Frame 1 (no input): blank canvas, image omitted
Frame 60 (no input): blank canvas, image omitted
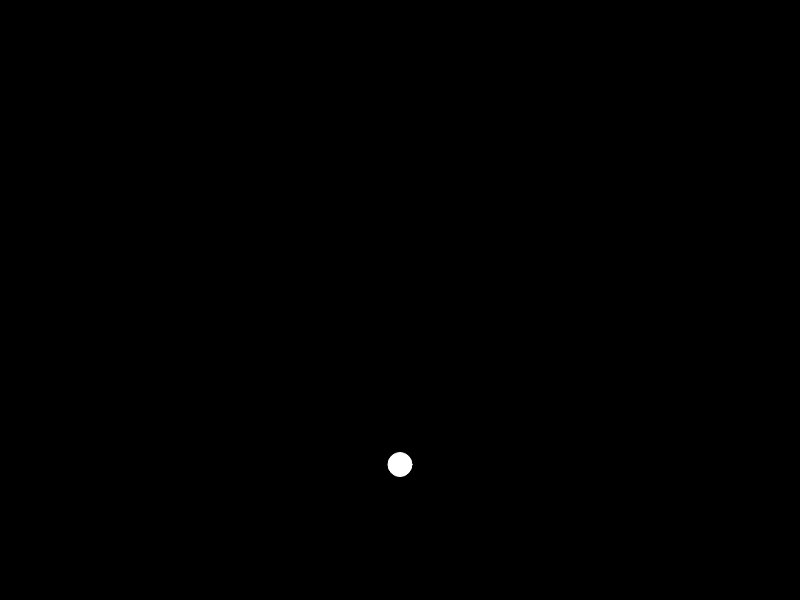
Frame 120 (the mouse pressed at the canvas centre since frame 60)

The p5.js sketch whose frames 1 and 60 were blank and that drew this single picture after the mouse press (run headless with seeded random() and noise() and a simulated clock; from frame 60 on, the mouse is pressed at the canvas centre):

// p5.js sketch
// ── sketch.js
var bubbles = [];

function setup(){
  createCanvas(800, 600);  
}

function mousePressed(){
  bubbles.push(new Bubble(mouseX, mouseY));
}

function draw(){
  background(0);
  for (var i=bubbles.length-1; i>=0; i--){ 
    bubbles[i].display();
    bubbles[i].jump();
    // if (bubbles[i].isFinished()){
    //   bubbles.splice(i,1);
    // }
  }
}


// ------------------Bubble Constructor----------------------

function Bubble(x,y){
  this.x = x;
  this.y = y;
  //this.life= 255;
  this.speed=0;
  this.gravity=0.98;
  this.bounce=-1;
  this.display = function() {
    //noStroke();
    stroke(255);
    strokeWeight(1);
    fill(255, this.life);
    ellipse(this.x, this.y, 24,24);
  };
  // this.move = function(){
  //   this.x=this.x+random(-1,1); 
  //   this.y=this.y+random(-1,1);
  //   this.life--;
  // }
  this.jump = function(){
    this.speed+=this.gravity;
    this.y+=this.speed;
    if (this.y>height-12){
      this.y=height-12;
      this.speed*=-0.9;
    } 
  }
  // this.isFinished = function(){
  //   if (this.life < 0) {
  //     return true;
  //   } else {
  //     return false;
  //   }
  // }
  //this.clicked= function(){
    //var d=dist(mouseX,mouseY,this.x,this.y);
    //if (d<12){
   //   this.c=color(255,100);
    //}
  //}
}
